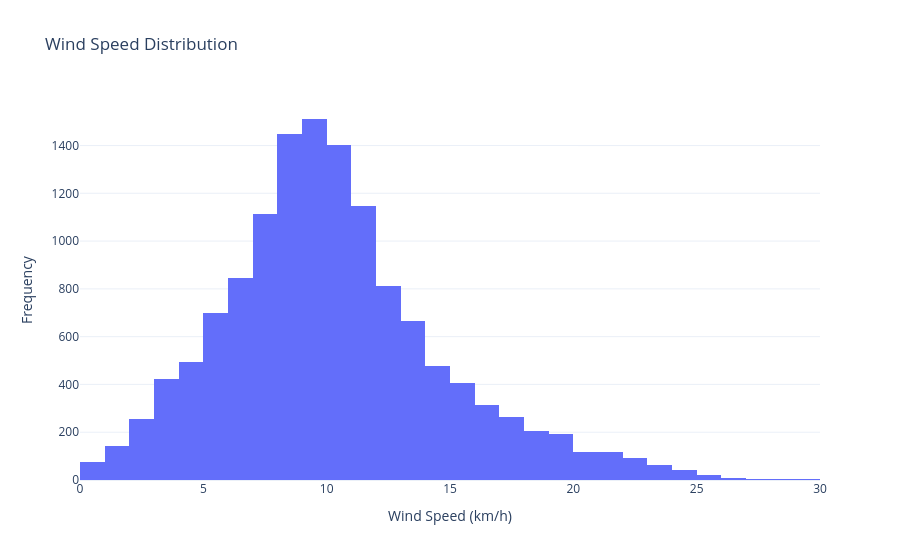

Notebook source saved alongside this figure:
### Code cell
fig = px.histogram(
    df,
    x="Wind_Speed",
    nbins=30,
    title="Wind Speed Distribution"
)

fig.update_layout(
    template="plotly_white",
    xaxis_title="Wind Speed (km/h)",
    yaxis_title="Frequency"
)
fig.write_image("wind_speed_dist.png", scale=2)
fig.show()

### Figure 1 — Plotly figure (JSON) as saved in the notebook; plotly's stock layout.template omitted (floating-point values rounded to 4 significant figures; data arrays with more than 128 entries replaced by an {"elided": "..."} marker saying what was removed)
{"data": [{"bingroup": "x", "hovertemplate": "Wind_Speed=%{x}<br>count=%{y}<extra></extra>", "legendgroup": "", "marker": {"color": "#636efa", "pattern": {"shape": ""}}, "name": "", "nbinsx": 30, "orientation": "v", "showlegend": false, "type": "histogram", "x": {"elided": "13368 float values"}, "xaxis": "x", "yaxis": "y"}], "layout": {"barmode": "relative", "legend": {"tracegroupgap": 0}, "title": {"text": "Wind Speed Distribution"}, "xaxis": {"anchor": "y", "domain": [0, 1], "title": {"text": "Wind Speed (km/h)"}}, "yaxis": {"anchor": "x", "domain": [0, 1], "title": {"text": "Frequency"}}}}
